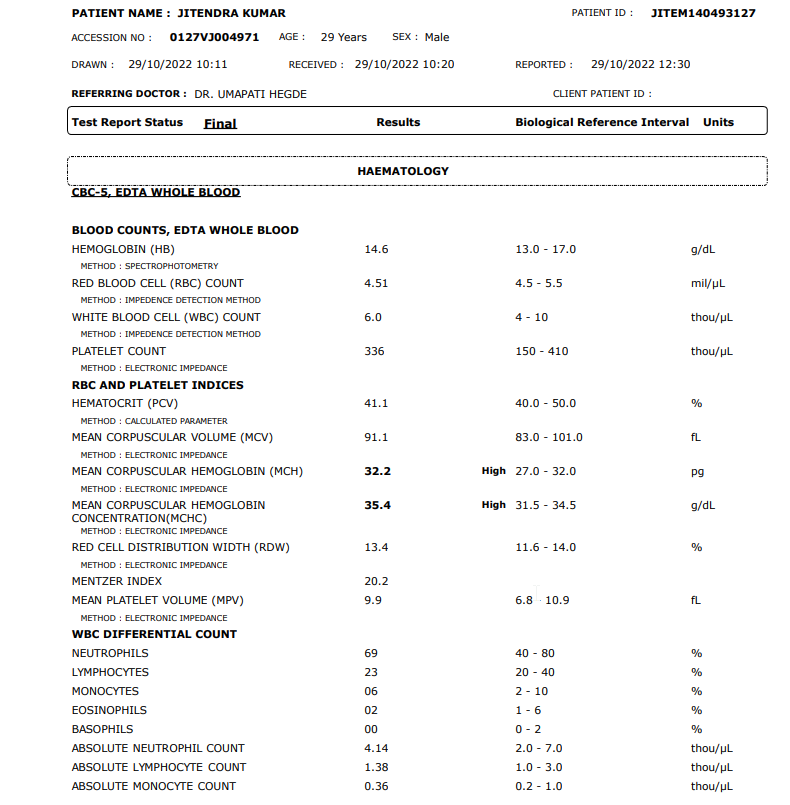
#> input picture IDP/testImages/testIMG01.png, 790 x 805 px
$ jupyter execute --allow-errors IDP_01.ipynb
#> lines starting #> are read from the running program, lines starting #| are printed output that depends on the picture; after the words box and inside, x2 and y2 are one past the last pixel; in counts of white or black regions, pixels touching at a corner belong together
[cell 1]
import cv2 as cv

[cell 2]
## Importing Image
img = cv.imread("testImages/testIMG01.png")
#> img is the input picture: shape (805, 790, 3); mean B, G, R 245.2, 245.2, 245.2
cv.imshow("ImG", img)

cv.waitKey(0)
cv.destroyAllWindows()

[cell 3]
## Converting to Gray scale
gray=cv.cvtColor(img, cv.COLOR_BGR2GRAY)

cv.imshow("Gray", gray)

cv.waitKey(0)
cv.destroyAllWindows()

- Now we'll convert to binary Image (Black & White) to enhance the chance of text extraction using thresholding.

- We also have to fine-tune the thresh values for better text recognition

[cell 4]
ret, thresh = cv.threshold(gray, 165, 255, type=cv.THRESH_BINARY_INV)
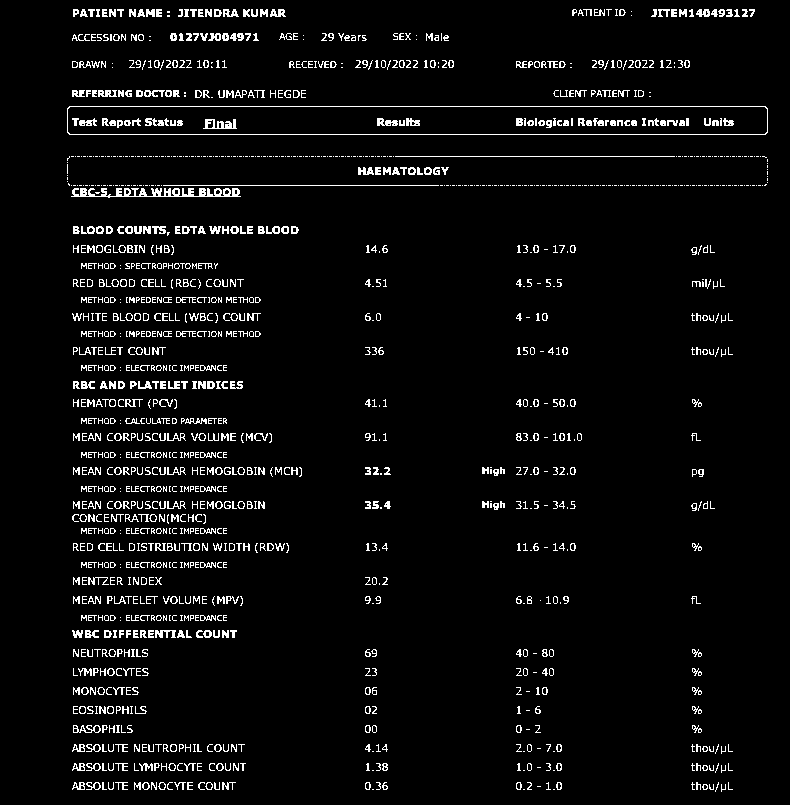
#> thresh: shape (805, 790); 4.7% white in thin lines or dots, all inside (x1, y1, x2, y2) = (67, 9, 768, 792)

cv.imshow("Thresh", thresh)

cv.waitKey(0)
cv.destroyAllWindows()

- To get the size of the words in the images we need a structure element method with kernel size depending up the area of the text.
- We'll use the K-Size of (2,2) or (3, 3).
- (3, 3) is the better one here.
-

[cell 5]
rect_kernel = cv.getStructuringElement(cv.MORPH_RECT, (2, 2))

- We'll dilate the image to get the boundaries of the text(even if we don't see).

[cell 6]
dilation = cv.dilate(thresh, rect_kernel, iterations = 5)
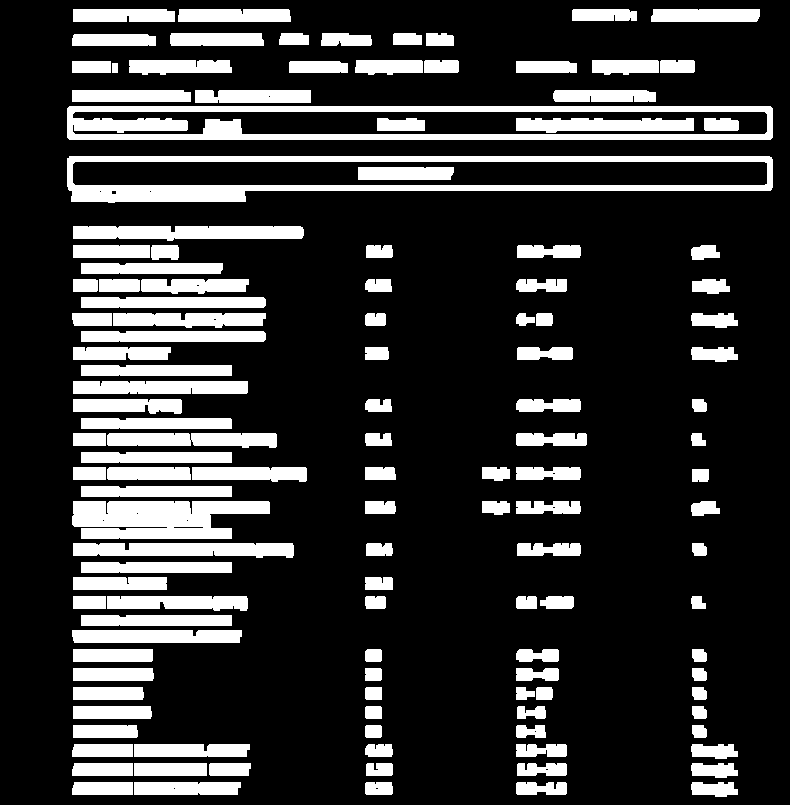
#> dilation: shape (805, 790); 20.1% white; 131 white regions

cv.imshow("Dilation", dilation)

cv.waitKey(0)
cv.destroyAllWindows()

- Now we'll find the contours using `findContours` method.
- We'll use the cv.RETR_EXTERNAL for finding the external contours of the

[cell 7]
contours, hierarchy = cv.findContours(dilation, cv.RETR_TREE, cv.CHAIN_APPROX_SIMPLE)
#> contours = 149 contours, 15 with area under 20; largest, box (x1, y1, x2, y2) and area: (67, 156, 773, 203) 25866, (67, 106, 773, 140) 23257, (72, 161, 768, 186) 16665, (72, 111, 768, 135) 14188, (72, 501, 270, 539) 5648

print(f'{len(contours)} contours found!')
#| 149 contours found!

[cell 8]
img2 = img.copy()

[cell 9]
cv.imshow("2nd IMG", img2)
cv.waitKey(0)
cv.destroyAllWindows()

- Now we'll get the coordinates of the white pixel area and draw the bounding box around it.
- We'll also save the text from the image  in the text file.
-

[cell 10]
import pytesseract

[cell 11]
from PIL import Image

We will try to increase the size and clear the image as a whole.

[cell 12]
# Increasing the size of the img2 by 5-7 times

"""
As we'll use Pillow library to resize the image and it recognizes RGB and not BGR.
We'll convert BGR -> RGB
"""

# converting BGR -> RGB
from turtle import width


img2 = cv.cvtColor(img2, cv.COLOR_BGR2RGB)


# Converting the image to Pillow image object
img2_pil = Image.fromarray(img2)

# Getting the length and width of the image
length_x, width_y = img2_pil.size
#> length_x = 790; width_y = 805


# Increasing the size of the image by 5-7 times
size = int(5 * length_x), int(5 * width_y)
#> size = (3950, 4025)

# Re-sizing the cropped image
img2_pil_resized = img2_pil.resize(size, )
